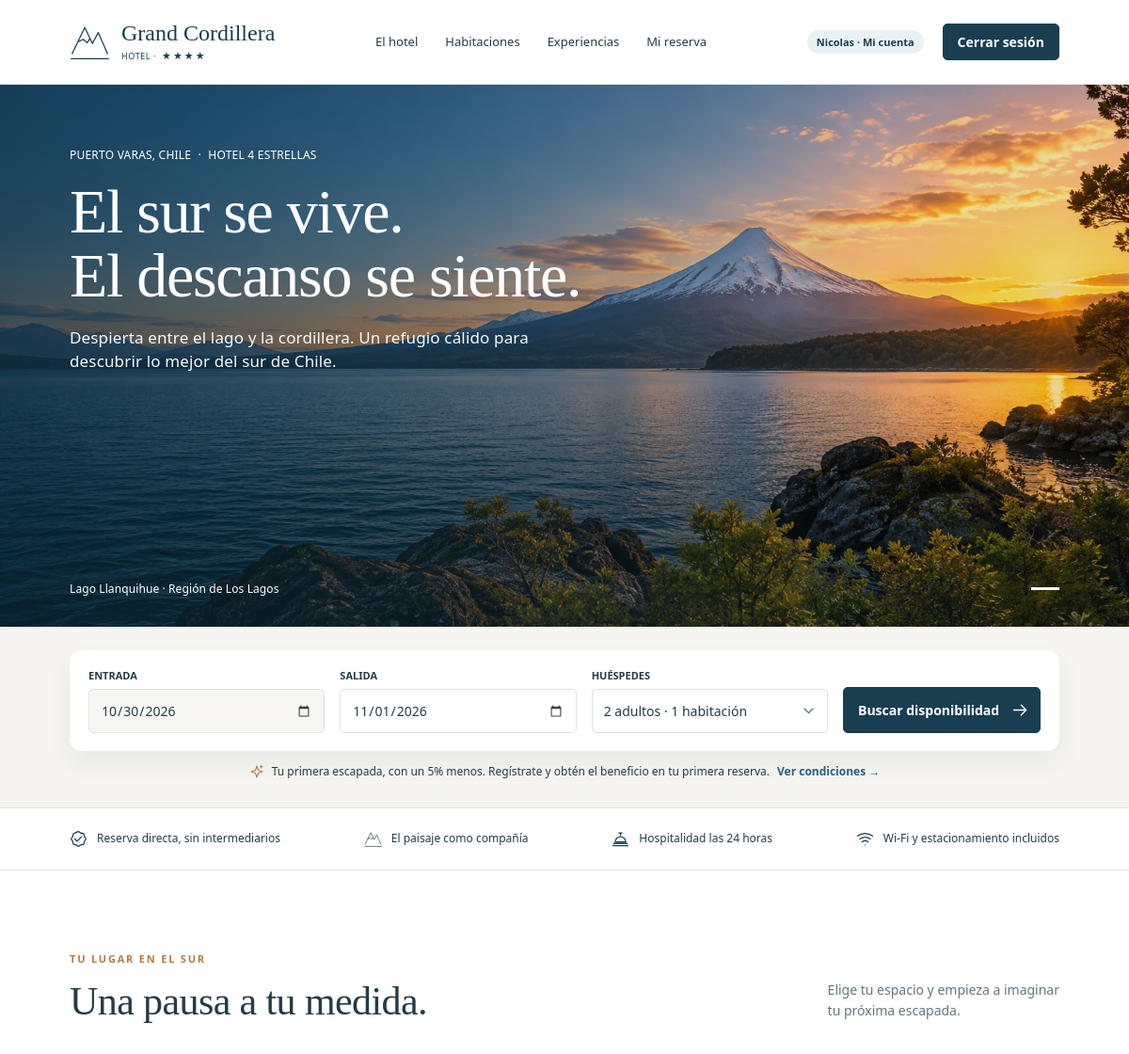
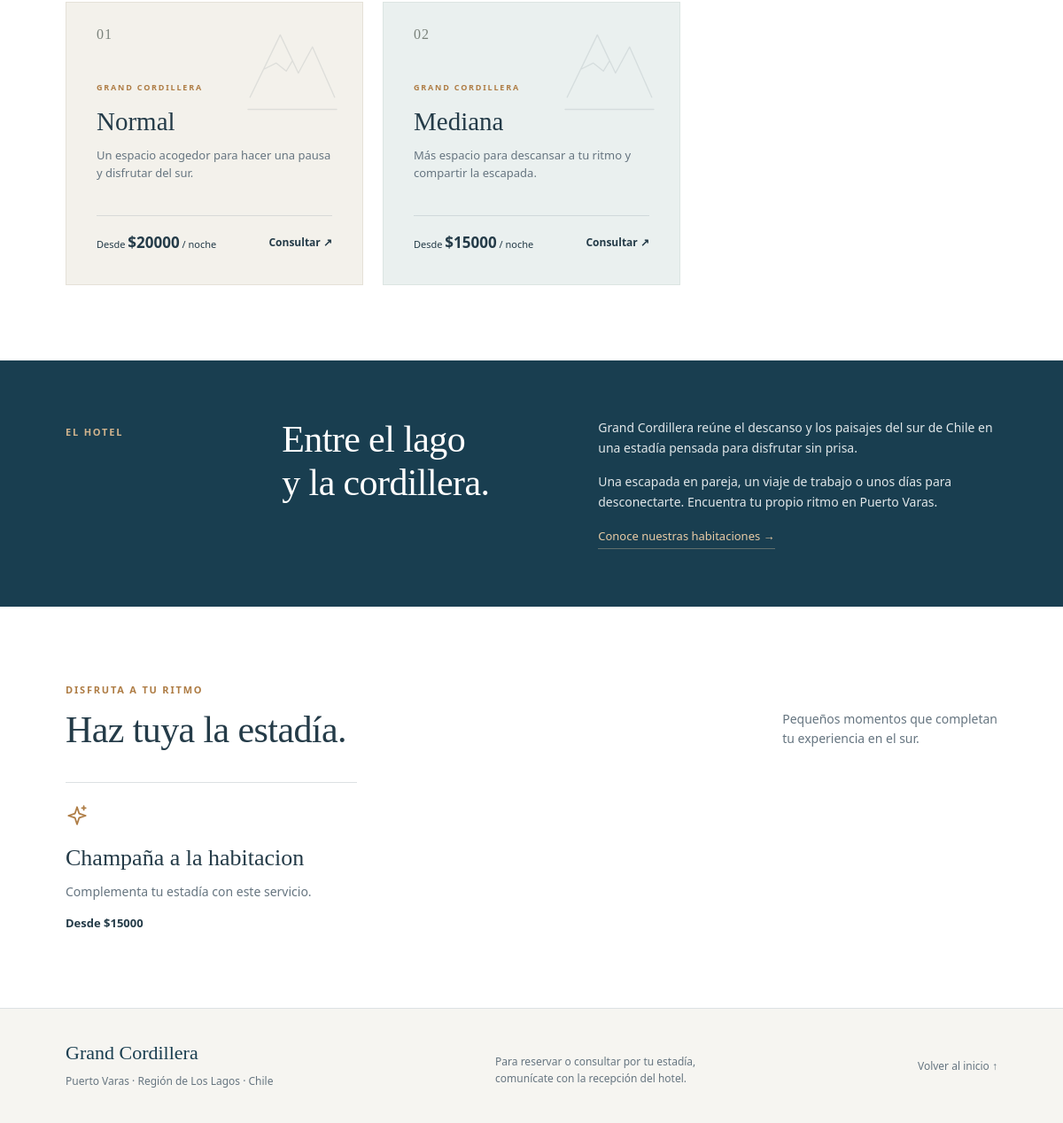
The app's page / (signed in) with its own data (2 pictures, top to bottom).
### hotel/models.py (models this page shows, shortened)
class Usuario(AbstractUser):
    username = None
    first_name = None
    last_name = None
    rut = models.CharField(
        max_length=12,
        unique=True,
        verbose_name="RUT",
    )
    nombre = models.CharField(max_length=100)
    apellido = models.CharField(max_length=100)
    email = models.EmailField(
        unique=True,
        verbose_name="Correo electrónico",
    )
    telefono = models.CharField(
        max_length=25,
        verbose_name="Teléfono",
    )
    USERNAME_FIELD = "email"
    REQUIRED_FIELDS = [
        "rut",
        "nombre",
        "apellido",
        "telefono",
    ]
    objects = UsuarioManager()
    class Meta:
        db_table = "usuario"
        verbose_name = "Usuario"
        verbose_name_plural = "Usuarios"
        constraints = [
            models.UniqueConstraint(
                Lower("email"),
                name="usuario_email_unico_sin_mayusculas",
            ),
        ]

class Habitacion(models.Model):
    class Tipo(models.TextChoices):
        NORMAL = "NORMAL", "Normal"
        MEDIANA = "MEDIANA", "Mediana"
        GRANDE = "GRANDE", "Grande / Suite"
    class Estado(models.TextChoices):
        DISPONIBLE = "DISPONIBLE", "Disponible"
        RESERVADA = "RESERVADA", "Reservada"
        OCUPADA = "OCUPADA", "Ocupada"
        MANTENIMIENTO = "MANTENIMIENTO", "En mantenimiento"
    numero = models.PositiveIntegerField(
        unique=True,
        validators=[MinValueValidator(1)],
    )
    tipo = models.CharField(
        max_length=10,
        choices=Tipo.choices,
    )
    precio_base_noche = models.DecimalField(
        max_digits=12,
        decimal_places=2,
        validators=[MinValueValidator(0)],
    )
    estado_actual = models.CharField(
        max_length=15,
        choices=Estado.choices,
        default=Estado.DISPONIBLE,
    )
    class Meta:
        db_table = "habitacion"
        verbose_name = "Habitación"
        verbose_name_plural = "Habitaciones"
        ordering = ["numero"]
        constraints = [
            models.CheckConstraint(
                condition=Q(precio_base_noche__gte=0),
                name="habitacion_precio_no_negativo",
            ),
        ]

class ServicioAdicional(models.Model):
    nombre = models.CharField(
        max_length=100,
        unique=True,
    )
    precio = models.DecimalField(
        max_digits=12,
        decimal_places=2,
        validators=[MinValueValidator(0)],
    )
    activo = models.BooleanField(default=True)
    class Meta:
        db_table = "servicio_adicional"
        verbose_name = "Servicio adicional"
        verbose_name_plural = "Servicios adicionales"
        constraints = [
            models.CheckConstraint(
                condition=Q(precio__gte=0),
                name="servicio_precio_no_negativo",
            ),
        ]

### hotel/views.py (the view, shortened to what this page needs)
# urls.py: path('', views.home, name='home'),
def home(request):
    hoy = timezone.localdate()
    entrada = hoy + timedelta(days=1)
    salida = entrada + timedelta(days=2)
    busqueda = None
    habitaciones = Habitacion.objects.exclude(estado_actual=Habitacion.Estado.MANTENIMIENTO)
    busqueda_valida = False
    categorias = []
    descripciones = {
        'NORMAL': 'Un espacio acogedor para hacer una pausa y disfrutar del sur.',
        'MEDIANA': 'Más espacio para descansar a tu ritmo y compartir la escapada.',
        'GRANDE': 'La comodidad de una suite para una estadía especial.',
    }
    for tipo, nombre in Habitacion.Tipo.choices:
        opciones = habitaciones.filter(tipo=tipo).order_by('precio_base_noche')
        primera = opciones.first()
        if primera:
            categorias.append({
                'nombre': nombre, 'tipo': tipo, 'descripcion': descripciones[tipo],
                'precio': primera.precio_base_noche, 'cantidad': opciones.count(),
            })
    return render(request, 'hotel/home.html', {
        'hoy': hoy, 'entrada': entrada, 'salida': salida,
        'huespedes': busqueda.cleaned_data.get('huespedes', 2) if busqueda and busqueda.is_valid() else 2,
        'busqueda': busqueda, 'busqueda_valida': busqueda_valida,
        'categorias': categorias,
        'servicios': ServicioAdicional.objects.filter(activo=True),
    })

### hotel/templates/hotel/home.html (shortened to what this page needs)
{% extends 'hotel/base.html' %}
{% load static %}
{% block content %}
<section class="hero" aria-labelledby="hero-title"><img class="hero-image" src="{% static 'hotel/img/llanquihue-hero.webp' %}" alt="Paisaje del lago Llanquihue y un volcán nevado al atardecer" fetchpriority="high" width="2048" height="1152"><div class="hero-shade"></div><div class="hero-inner container"><div class="hero-copy"><p class="hero-location">PUERTO VARAS, CHILE <span>·</span> HOTEL 4 ESTRELLAS</p><h1 id="hero-title">El sur se vive.<br>El descanso se siente.</h1><p class="hero-description">Despierta entre el lago y la cordillera. Un refugio cálido para<br class="desktop-break"> descubrir lo mejor del sur de Chile.</p></div><div class="hero-caption"><span>Lago Llanquihue · Región de Los Lagos</span><span class="landscape-line" aria-hidden="true"></span></div></div></section>
<section class="booking-section" aria-label="Planifica tu estadía"><div class="container"><form class="booking-form" action="{% url 'hotel:fechas' %}" method="get"><div class="booking-field"><label for="entrada">ENTRADA</label><input type="date" id="entrada" name="entrada" value="{{ entrada|date:'Y-m-d' }}" min="{{ hoy|date:'Y-m-d' }}" required></div><div class="booking-field"><label for="salida">SALIDA</label><input type="date" id="salida" name="salida" value="{{ salida|date:'Y-m-d' }}" min="{{ entrada|date:'Y-m-d' }}" required></div><div class="booking-field"><label for="huespedes">HUÉSPEDES</label><select id="huespedes" name="huespedes"><option value="2" {% if huespedes == 2 %}selected{% endif %}>2 adultos · 1 habitación</option></select></div><button class="button search-button" type="submit">Buscar disponibilidad <svg class="icon"><use href="#arrow"/></svg></button></form><p class="welcome-offer"><svg class="icon"><use href="#sparkle"/></svg><span>Tu primera escapada, con un 5% menos. Regístrate y obtén el beneficio en tu primera reserva.</span><button type="button" data-dialog="condiciones">Ver condiciones <span aria-hidden="true">→</span></button></p></div></section>
<section class="benefits" aria-label="Beneficios de tu estadía"><div class="container benefits-inner"><p><svg class="icon"><use href="#check"/></svg>Reserva directa, sin intermediarios</p><p><svg class="icon"><use href="#mountain"/></svg>El paisaje como compañía</p><p><svg class="icon"><use href="#bell"/></svg>Hospitalidad las 24 horas</p><p><svg class="icon"><use href="#wifi"/></svg>Wi-Fi y estacionamiento incluidos</p></div></section>
<section id="habitaciones" class="rooms-section section-pad container" aria-labelledby="rooms-title"><div class="section-heading"><div><span class="eyebrow">TU LUGAR EN EL SUR</span><h2 id="rooms-title">{% if busqueda_valida %}Habitaciones disponibles{% else %}Una pausa a tu medida.{% endif %}</h2></div><p>{% if busqueda_valida %}Del {{ entrada|date:'j M Y' }} al {{ salida|date:'j M Y' }}.<br>La capacidad para tus huéspedes se confirma con recepción.{% else %}Elige tu espacio y empieza a imaginar<br>tu próxima escapada.{% endif %}</p></div>{% if categorias %}<div class="room-grid">{% for categoria in categorias %}<article class="room-card"><span class="room-number">0{{ forloop.counter }}</span><svg class="room-mountain" aria-hidden="true"><use href="#mountain"/></svg><span class="eyebrow">GRAND CORDILLERA</span><h3>{{ categoria.nombre }}</h3><p>{{ categoria.descripcion }}</p><div class="room-price"><span>Desde <strong>${{ categoria.precio|floatformat:'0' }}</strong> / noche</span><a href="#buscador-contacto" aria-label="Consultar habitación {{ categoria.nombre }}">Consultar <span aria-hidden="true">↗</span></a></div></article>{% endfor %}</div>{% endif %}</section>
<section id="el-hotel" class="about-section"><div class="container about-inner"><span class="eyebrow">EL HOTEL</span><h2>Entre el lago<br>y la cordillera.</h2><div><p>Grand Cordillera reúne el descanso y los paisajes del sur de Chile en una estadía pensada para disfrutar sin prisa.</p><p>Una escapada en pareja, un viaje de trabajo o unos días para desconectarte. Encuentra tu propio ritmo en Puerto Varas.</p><a class="text-link" href="#habitaciones">Conoce nuestras habitaciones →</a></div></div></section>
<section id="experiencias" class="section-pad container"><div class="section-heading"><div><span class="eyebrow">DISFRUTA A TU RITMO</span><h2>Haz tuya la estadía.</h2></div><p>Pequeños momentos que completan<br>tu experiencia en el sur.</p></div><div class="experience-grid">{% for servicio in servicios %}<article><svg class="icon"><use href="#sparkle"/></svg><h3>{{ servicio.nombre }}</h3><p>Complementa tu estadía con este servicio.</p><span>Desde ${{ servicio.precio|floatformat:'0' }}</span></article>{% empty %}<article><svg class="icon"><use href="#mountain"/></svg><h3>El sur, a tu ritmo.</h3><p>Consulta con recepción los servicios y experiencias disponibles para tu visita.</p></article>{% endfor %}</div></section>
<footer id="buscador-contacto" class="site-footer"><div class="container footer-inner"><div><span class="brand-name">Grand Cordillera</span><p>Puerto Varas · Región de Los Lagos · Chile</p></div><p>Para reservar o consultar por tu estadía,<br>comunícate con la recepción del hotel.</p><a href="#contenido">Volver al inicio ↑</a></div></footer>
{% endblock %}

### hotel/templates/hotel/base.html (shortened to what this page needs)
{% load static %}
<!DOCTYPE html>
<html lang="es-CL">
<head>
  <link rel="stylesheet" href="{% static 'hotel/css/home.css' %}">
  <link rel="stylesheet" href="{% static 'hotel/css/reservas.css' %}">
  <link rel="stylesheet" href="{% static 'hotel/css/checkout.css' %}">
  <link rel="stylesheet" href="{% static 'hotel/css/gestion.css' %}">
</head>
<body>
  <header class="site-header"><div class="header-inner container">
    <a class="brand" href="{% url 'hotel:home' %}" aria-label="Grand Cordillera, inicio"><svg class="brand-mark" aria-hidden="true"><use href="#mountain"/></svg><span><span class="brand-name">Grand Cordillera</span><span class="brand-subtitle">HOTEL · <span class="stars">★★★★</span></span></span></a>
    <nav id="navegacion" class="main-nav" aria-label="Navegación principal"><a href="{% url 'hotel:home' %}#el-hotel">El hotel</a><a href="{% url 'hotel:fechas' %}">Habitaciones</a><a href="{% url 'hotel:home' %}#experiencias">Experiencias</a><a class="nav-link {% if gestion_activa %}current-nav{% endif %}" href="{% url 'hotel:mis_reservas' %}" {% if gestion_activa %}aria-current="page"{% endif %}>Mi reserva</a></nav>
    <div class="account-nav">{% if user.is_authenticated %}<a class="account-profile-link" href="{% url 'hotel:mis_reservas' %}">{{ user.nombre }} · Mi cuenta</a><form action="{% url 'hotel:salir' %}" method="post">{% csrf_token %}<button class="button button-small" type="submit">Cerrar sesión</button></form>{% else %}<a class="login-link" href="{% url 'hotel:ingresar' %}{% if gestion_activa %}?next={% url 'hotel:mis_reservas' %}{% endif %}">Iniciar sesión</a><a class="button button-small" href="{% url 'hotel:registro' %}">Registrarse · −5%</a>{% endif %}</div>
  </div></header>
  <main id="contenido">{% block content %}{% endblock %}</main>
</body>
</html>

### hotel/static/hotel/css/gestion.css (style rules this page uses)
.account-profile-link { display:flex;align-items:center;gap:6px;padding:4px 10px;background:#eaf1f5;color:var(--navy);font-weight:600;font-size:11px;border-radius:18px }

### records on screen
Usuario: nombre "Nicolas"
Habitacion: nombre "Normal", descripcion "Un espacio acogedor para hacer una pausa y disfrutar del sur.", precio "20000"
Habitacion: nombre "Mediana", descripcion "Más espacio para descansar a tu ritmo y compartir la escapada.", precio "15000"
ServicioAdicional: nombre "Champaña a la habitacion", precio "15000"
